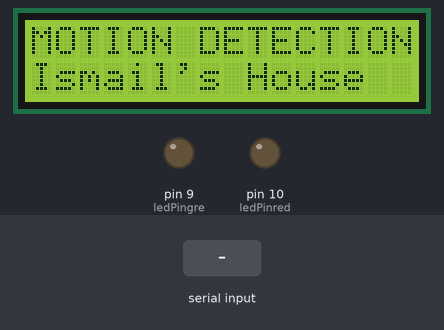
This sketch was run on a simulated Arduino Uno, built with avr-gcc and run on an emulated ATmega328P. Parts: 16×2 character LCD, output pins drawn as LEDs (lit = HIGH). Inputs (shaded band) come from the test bench. What the sketch prints to the serial monitor is not drawn.

Above: at 2.2 s.
2.3 s: "1\n" received over Serial
At 3.5 s:
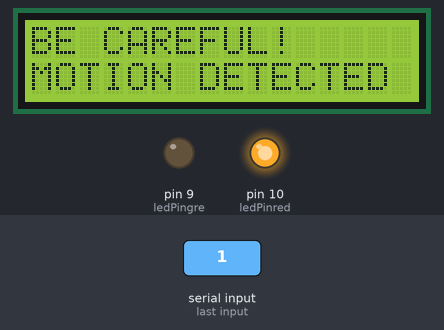
3.8 s: byte 20 (20) received over Serial
At 4.6 s:
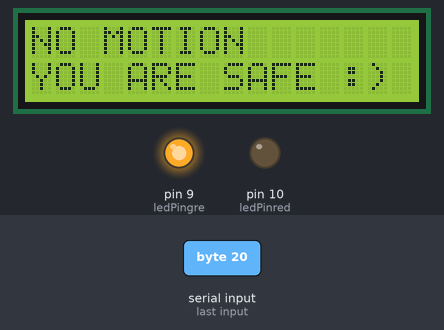
5.3 s: "0\n" received over Serial
At 5.9 s:
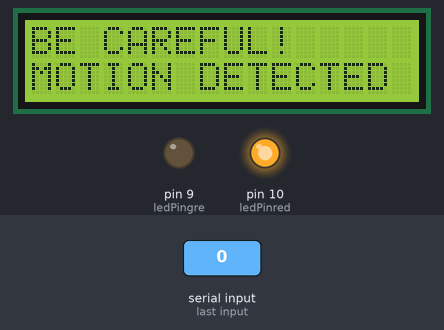
Timing chart, 0 to 8.3 s (numbered marks = the images above; inputs shaded):
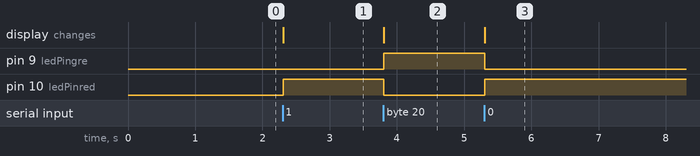

The sketch:

RFUTSRX.ino
```cpp
#include <LiquidCrystal.h>
const int ledPinred = 10;
const int ledPingre = 9;
LiquidCrystal lcd(12, 11, 5, 4, 3, 2);
void setup()
{
  pinMode(ledPinred, OUTPUT);
  pinMode(ledPingre, OUTPUT);
  lcd.begin(16,2);
  Serial.begin(9600);
  lcd.setCursor(0,0);
  lcd.print("MOTION DETECTION");
  lcd.setCursor(0,1);
  lcd.print("Ismail's House");
  delay(1000);
}

void loop()
{
  int PIR_SENSOR_serial_data= Serial.read();;
  if(PIR_SENSOR_serial_data == 10)
  {
    lcd.clear();
    Serial.print("PIRSENSOR:");
    Serial.println(PIR_SENSOR_serial_data);
    lcd.setCursor(0,0);
    lcd.print("BE CAREFUL!");
    digitalWrite(ledPinred, HIGH);
    digitalWrite(ledPingre, LOW);
    lcd.setCursor(0,1);
    lcd.print("MOTION DETECTED");
    delay(50);
    }
    else if(PIR_SENSOR_serial_data == 20)
    {
      lcd.clear();
      Serial.print("PIRSENSOR:");
      Serial.println(PIR_SENSOR_serial_data);
      lcd.setCursor(0,0);
      lcd.print("NO MOTION");
      digitalWrite(ledPingre, HIGH);
      digitalWrite(ledPinred, LOW);
      lcd.setCursor(0,1);
      lcd.print("YOU ARE SAFE :)");
      delay(50);
      }
}
```

Measured:
- after the input at 2.3 s, pin 10 (ledPinred): LOW → HIGH at once; the display: changes at once (image 1)
- after the input at 3.8 s, pin 9 (ledPingre): LOW → HIGH at once; pin 10 (ledPinred): HIGH → LOW at once; the display: changes at once (image 2)
- after the input at 5.3 s, pin 9 (ledPingre): HIGH → LOW at once; pin 10 (ledPinred): LOW → HIGH at once; the display: changes at once (image 3)
